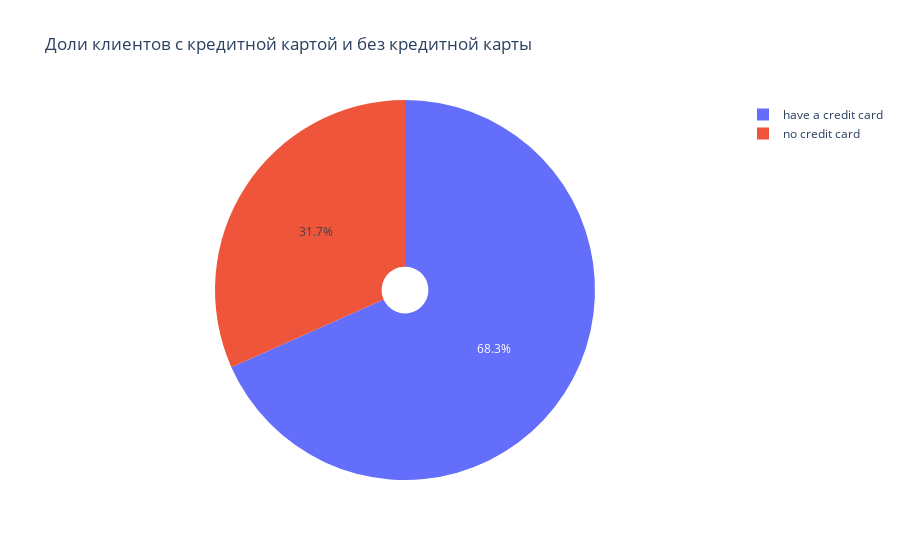

Source (notebook cell):
### Code cell
fig = go.Figure(data=[go.Pie(labels=credit_count['type'], values=credit_count['count'], hole=.123)])
fig.update_layout (title='Доли клиентов с кредитной картой и без кредитной карты')
fig.show()

### Figure 1 — Plotly figure (JSON) as saved in the notebook; plotly's stock layout.template omitted (floating-point values rounded to 4 significant figures)
{"data": [{"hole": 0.123, "labels": ["no credit card", "have a credit card"], "type": "pie", "values": [2967, 6406]}], "layout": {"title": {"text": "Доли клиентов с кредитной картой и без кредитной карты"}}}
